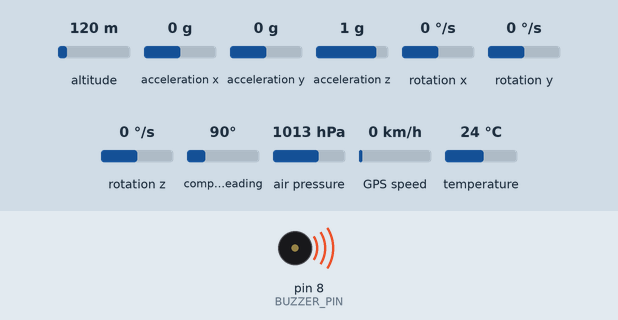
Bench run of a sketch on a simulated Arduino Mega 2560, built with avr-gcc and run on an emulated ATmega2560. On the bench: buzzer (waves = sounding). Inputs (shaded band) come from the test bench; at power-on: altitude 120 m, acceleration x 0 g, acceleration y 0 g, acceleration z 1 g, rotation x 0 °/s, rotation y 0 °/s, rotation z 0 °/s, compass heading 90°, air pressure 1013 hPa, GPS speed 0 km/h, temperature 24 °C. Storage starts empty; the GPS gets a fix after 3 s at 37.7749, -122.4194 with 8 satellites; what the sketch prints to the serial monitor is not drawn.

Above: at 0.01 s.
At 10.3 s:
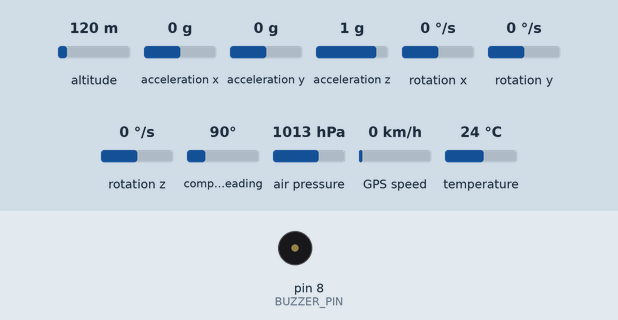
Timing chart, 0 to 11.8 s (numbered marks = the images above):
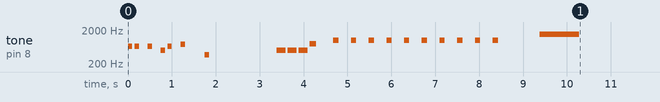

The sketch:

FullCode_Call_For_GPS_every_second.ino
```cpp
#include <Wire.h>
#include <SPI.h>
#include <SD.h>
#include <Adafruit_BMP280.h>
#include <MPU9250_asukiaaa.h>
#include <TinyGPS++.h>
#include <SoftwareSerial.h>

// Pins
#define SD_CS 10       // Chip Select for SD card
#define APC_RX 9       // APC220 TX → Arduino RX
#define APC_TX 7       // APC220 RX → Arduino TX
#define BUZZER_PIN 8
#define CALLSIGN "AERONITE_UPNM"    //callsign

// Objects
Adafruit_BMP280 bmp;
MPU9250_asukiaaa mySensor;
TinyGPSPlus gps;
SoftwareSerial apcSerial(APC_RX, APC_TX);    // APC220 port

// Scheduler
unsigned long lastSend = 0;
unsigned long packetCounter = 0;

// SD card state
bool sdAvailable = true;
unsigned long lastSDCheck = 0;
const unsigned long sdRetryInterval = 5000; // retry every 5s

// -------------------- Buzzer ---------------------
void fail_tone(){
  tone(BUZZER_PIN,1000,300);
  delay(400);
  tone(BUZZER_PIN,800,200);
  delay(300);
  tone(BUZZER_PIN,600,200);
  delay(300);
  tone(BUZZER_PIN,500,200);
  delay(300);
  tone(BUZZER_PIN,400,200);
  delay(300);
  noTone(BUZZER_PIN);
}

void start_up_tone(){
  tone(BUZZER_PIN,660,100); delay(150); noTone(BUZZER_PIN);
  tone(BUZZER_PIN,660,100); delay(300); noTone(BUZZER_PIN);
  tone(BUZZER_PIN,660,100); delay(300); noTone(BUZZER_PIN);
  tone(BUZZER_PIN,510,100); delay(150); noTone(BUZZER_PIN);
  tone(BUZZER_PIN,660,100); delay(300); noTone(BUZZER_PIN);
  tone(BUZZER_PIN,770,100); delay(550); noTone(BUZZER_PIN);
  tone(BUZZER_PIN,380,100); delay(575); noTone(BUZZER_PIN);
}

void success_tone(){
  tone(BUZZER_PIN,500,200); delay(250); noTone(BUZZER_PIN);
  tone(BUZZER_PIN,500,200); delay(250); noTone(BUZZER_PIN);
  tone(BUZZER_PIN,500,200); delay(250); noTone(BUZZER_PIN);
  tone(BUZZER_PIN,800,150); delay(200); noTone(BUZZER_PIN);
}

void countdown_success(){
  Serial.println("Countdown to send packet in");
  apcSerial.println("Countdown to send packet in");

  for (int i = 10; i >= 1; i--) {
    Serial.println(i);
    apcSerial.println(i);
    tone(BUZZER_PIN, 1000, 120);
    delay(200);
    noTone(BUZZER_PIN);
    delay(200);
  }

  Serial.println();
  apcSerial.println();
  Serial.println("-------------------------------------------------------------------");
  apcSerial.println("-------------------------------------------------------------------");
  Serial.println("||                        GO AERONITE UPNM!                      ||");
  apcSerial.println("||                        GO AERONITE UPNM!                      ||");
  Serial.println("-------------------------------------------------------------------");
  apcSerial.println("-------------------------------------------------------------------");

  String header = "Callsign,Packet_No,Date_UTC,Time_UTC,Time_MYT,Latitude,Longitude,GPS_Altitude_m,Satellites,Temp_C,Pressure_atm,Baro_Altitude_m,Accel_X_mps2,Accel_Y_mps2,Accel_Z_mps2,Accel_res_mps2,Gyro_X_dps,Gyro_Y_dps,Gyro_Z_dps,Mag_X_uT,Mag_Y_uT,Mag_Z_uT";
  Serial.println(header);
  apcSerial.println(header);

  tone(BUZZER_PIN, 1500, 900); delay(950); noTone(BUZZER_PIN);
}

// -------------------- GPS Helper --------------------
void readGPS() {
  while (Serial1.available() > 0) {
    gps.encode(Serial1.read());
  }
}

// -------------------- Setup --------------------
void setup() {
  Serial.begin(9600);
  while (!Serial);

  pinMode(BUZZER_PIN, OUTPUT);
  Wire.begin();

  start_up_tone();

  // Initialize BMP280
  Serial.println("Initializing BMP280...");
  if (!bmp.begin(0x76)) {
    Serial.println("BMP280 not detected at 0x76. Check wiring!");
    fail_tone();
    while (1);
  }
  bmp.setSampling(Adafruit_BMP280::MODE_NORMAL,
                  Adafruit_BMP280::SAMPLING_X2,
                  Adafruit_BMP280::SAMPLING_X16,
                  Adafruit_BMP280::FILTER_X16,
                  Adafruit_BMP280::STANDBY_MS_500);
  Serial.println("BMP280 OK");

  // Initialize MPU9250
  mySensor.setWire(&Wire);
  mySensor.beginAccel();
  mySensor.beginGyro();
  mySensor.beginMag();
  delay(500);
  Serial.println("MPU9250 initialized.");

  // Initialize GPS
  Serial1.begin(9600);
  Serial.println("GPS module serial started (using Serial1)...");

  // Initialize APC220
  apcSerial.begin(9600);
  Serial.println("APC220 ready...");

  // Initialize SD card
  Serial.print("Initializing SD card...");
  if (!SD.begin(SD_CS)) {
    Serial.println("SD card failed at startup!");
    fail_tone();
    sdAvailable = false;   // mark unavailable, will retry later
    lastSDCheck = millis();
  } else {
    Serial.println("SD card ready.");
    // Write CSV header
    File dataFile = SD.open("data.csv", FILE_WRITE);
    if (dataFile) {
      dataFile.println("Callsign,Packet_No,Date_UTC,Time_UTC,Time_MYT,Latitude,Longitude,GPS_Altitude_m,Satellites,Temp_C,Pressure_atm,Baro_Altitude_m,Accel_X_mps2,Accel_Y_mps2,Accel_Z_mps2,Accel_res_mps2,Gyro_X_dps,Gyro_Y_dps,Gyro_Z_dps,Mag_X_uT,Mag_Y_uT,Mag_Z_uT");
      dataFile.close();
    }
  }

  // Print header
  String header = "Callsign,Packet_No,Date_UTC,Time_UTC,Time_MYT,Latitude,Longitude,GPS_Altitude_m,Satellites,Temp_C,Pressure_atm,Baro_Altitude_m,Accel_X_mps2,Accel_Y_mps2,Accel_Z_mps2,Accel_res_mps2,Gyro_X_dps,Gyro_Y_dps,Gyro_Z_dps,Mag_X_uT,Mag_Y_uT,Mag_Z_uT";
  Serial.println(header);
  apcSerial.println(header);

  success_tone();
  delay(300);
  countdown_success();
}

// -------------------- Loop --------------------
void loop() {
  // Always feed GPS at the start
  readGPS();

  unsigned long now = millis();
  if (now - lastSend >= 1000) {
    lastSend = now;
    packetCounter++;

    // Feed GPS again before using values
    readGPS();

    // Prepare date/time strings
    char timeBuffer[20] = "Invalid";
    if (gps.time.isValid()) {
      sprintf(timeBuffer, "%02d:%02d:%02d", gps.time.hour(), gps.time.minute(), gps.time.second());
    }

    char mytBuffer[20] = "Invalid";
    if (gps.time.isValid()) {
      int hourMYT = (gps.time.hour() + 8) % 24;
      sprintf(mytBuffer, "%02d:%02d:%02d", hourMYT, gps.time.minute(), gps.time.second());
    }

    char dateBuffer[20] = "Invalid";
    if (gps.date.isValid()) {
      sprintf(dateBuffer, "%02d/%02d/%04d", gps.date.day(), gps.date.month(), gps.date.year());
    }

    // GPS values
    static double latitude = 0.0, longitude = 0.0, gpsAlt = -1.0;
    static int satCount = 0;

// Only update if new data came in
    if (gps.location.isUpdated()) {
      latitude = gps.location.lat();
      longitude = gps.location.lng();
}

    if (gps.altitude.isUpdated()) gpsAlt = gps.altitude.meters();
    if (gps.satellites.isUpdated()) satCount = gps.satellites.value();


    // Sensors
    mySensor.accelUpdate();  readGPS();
    mySensor.gyroUpdate();   readGPS();
    mySensor.magUpdate();    readGPS();

    float temp = bmp.readTemperature();
    float pressure_pa = bmp.readPressure();
    float pressure_atm = pressure_pa / 101325.0;
    float altitude = bmp.readAltitude(1012.13);

    float ax = mySensor.accelX()*9.80665, ay = mySensor.accelY()*9.80665, az = mySensor.accelZ()*9.80665;
    float a_res = sqrt(ax*ax + ay*ay + az*az);
    float gx = mySensor.gyroX(), gy = mySensor.gyroY(), gz = mySensor.gyroZ();
    float mx = mySensor.magX(), my = mySensor.magY(), mz = mySensor.magZ();

    // Build CSV line
    String dataLine = String(CALLSIGN) + "," +
                      String(packetCounter) + "," +
                      String(dateBuffer) + "," +
                      String(timeBuffer) + "," +
                      String(mytBuffer) + "," +
                      String(latitude, 6) + "," +
                      String(longitude, 6) + "," +
                      String(gpsAlt) + "," +
                      String(satCount) + "," +
                      String(temp) + "," +
                      String(pressure_atm, 6) + "," +
                      String(altitude) + "," +
                      String(ax, 6) + "," +
                      String(ay, 6) + "," +
                      String(az, 6) + "," +
                      String(a_res, 6) + "," +
                      String(gx, 6) + "," +
                      String(gy, 6) + "," +
                      String(gz, 6) + "," +
                      String(mx, 6) + "," +
                      String(my, 6) + "," +
                      String(mz, 6);

    // 1) Always send telemetry
    Serial.println(dataLine);
    apcSerial.println(dataLine);

    // 2) SD logging (non-blocking with retry cooldown)
    if (sdAvailable) {
      File dataFile = SD.open("data.csv", FILE_WRITE);
      if (dataFile) {
        dataFile.println(dataLine);
        dataFile.close();
      } else {
        Serial.println("Error writing to SD, disabling until retry...");
        sdAvailable = false;
        lastSDCheck = now;
      }
      readGPS(); // keep feeding GPS while handling SD
    } else {
      if (now - lastSDCheck >= sdRetryInterval) {
        Serial.println("Retrying SD card...");
        if (SD.begin(SD_CS)) {
          Serial.println("SD card re-detected, resuming logging.");
          sdAvailable = true;
          // if file missing, write header again
          if (!SD.exists("data.csv")) {
            File dataFile = SD.open("data.csv", FILE_WRITE);
            if (dataFile) {
              dataFile.println("Callsign,Packet_No,Date_UTC,Time_UTC,Time_MYT,Latitude,Longitude,GPS_Altitude_m,Satellites,Temp_C,Pressure_atm,Baro_Altitude_m,Accel_X_mps2,Accel_Y_mps2,Accel_Z_mps2,Accel_res_mps2,Gyro_X_dps,Gyro_Y_dps,Gyro_Z_dps,Mag_X_uT,Mag_Y_uT,Mag_Z_uT");
              dataFile.close();
            }
          }
        } else {
          Serial.println("Retry: SD still not detected.");
          lastSDCheck = now;
        }
        readGPS();
      }
    }
  }
}
```
